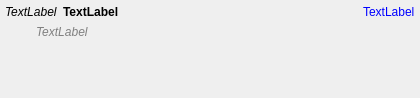
<ui version="4.0" >
 <class>SearchViewItemWidget</class>
 <widget class="QWidget" name="SearchViewItemWidget" >
  <property name="geometry" >
   <rect>
    <x>0</x>
    <y>0</y>
    <width>420</width>
    <height>98</height>
   </rect>
  </property>
  <property name="sizePolicy" >
   <sizepolicy vsizetype="Fixed" hsizetype="Preferred" >
    <horstretch>0</horstretch>
    <verstretch>0</verstretch>
   </sizepolicy>
  </property>
  <property name="windowTitle" >
   <string>Form</string>
  </property>
  <property name="styleSheet" >
   <string notr="true" />
  </property>
  <layout class="QVBoxLayout" >
   <property name="spacing" >
    <number>0</number>
   </property>
   <property name="margin" >
    <number>0</number>
   </property>
   <item>
    <widget class="QFrame" name="item" >
     <property name="sizePolicy" >
      <sizepolicy vsizetype="Minimum" hsizetype="Preferred" >
       <horstretch>0</horstretch>
       <verstretch>0</verstretch>
      </sizepolicy>
     </property>
     <property name="frameShape" >
      <enum>QFrame::NoFrame</enum>
     </property>
     <property name="frameShadow" >
      <enum>QFrame::Raised</enum>
     </property>
     <layout class="QVBoxLayout" >
      <property name="margin" >
       <number>5</number>
      </property>
      <item>
       <layout class="QHBoxLayout" >
        <item>
         <widget class="QLabel" name="uiModel" >
          <property name="styleSheet" >
           <string notr="true" >font: italic;</string>
          </property>
          <property name="text" >
           <string>TextLabel</string>
          </property>
          <property name="textFormat" >
           <enum>Qt::RichText</enum>
          </property>
          <property name="textInteractionFlags" >
           <set>Qt::NoTextInteraction</set>
          </property>
         </widget>
        </item>
        <item>
         <widget class="QLabel" name="uiName" >
          <property name="sizePolicy" >
           <sizepolicy vsizetype="Preferred" hsizetype="Expanding" >
            <horstretch>0</horstretch>
            <verstretch>0</verstretch>
           </sizepolicy>
          </property>
          <property name="font" >
           <font>
            <weight>75</weight>
            <italic>false</italic>
            <bold>true</bold>
           </font>
          </property>
          <property name="styleSheet" >
           <string notr="true" >font: bold;</string>
          </property>
          <property name="text" >
           <string>TextLabel</string>
          </property>
          <property name="textFormat" >
           <enum>Qt::RichText</enum>
          </property>
          <property name="textInteractionFlags" >
           <set>Qt::NoTextInteraction</set>
          </property>
         </widget>
        </item>
        <item>
         <widget class="QLabel" name="uiRanking" >
          <property name="sizePolicy" >
           <sizepolicy vsizetype="Fixed" hsizetype="Fixed" >
            <horstretch>0</horstretch>
            <verstretch>0</verstretch>
           </sizepolicy>
          </property>
          <property name="styleSheet" >
           <string notr="true" >color: blue;</string>
          </property>
          <property name="text" >
           <string>TextLabel</string>
          </property>
          <property name="textFormat" >
           <enum>Qt::RichText</enum>
          </property>
          <property name="textInteractionFlags" >
           <set>Qt::NoTextInteraction</set>
          </property>
         </widget>
        </item>
       </layout>
      </item>
      <item>
       <layout class="QHBoxLayout" >
        <item>
         <spacer>
          <property name="orientation" >
           <enum>Qt::Horizontal</enum>
          </property>
          <property name="sizeType" >
           <enum>QSizePolicy::Fixed</enum>
          </property>
          <property name="sizeHint" stdset="0" >
           <size>
            <width>31</width>
            <height>20</height>
           </size>
          </property>
         </spacer>
        </item>
        <item>
         <widget class="QLabel" name="uiHeadline" >
          <property name="sizePolicy" >
           <sizepolicy vsizetype="Minimum" hsizetype="Expanding" >
            <horstretch>0</horstretch>
            <verstretch>0</verstretch>
           </sizepolicy>
          </property>
          <property name="font" >
           <font>
            <weight>50</weight>
            <italic>true</italic>
            <bold>false</bold>
           </font>
          </property>
          <property name="styleSheet" >
           <string notr="true" >color: gray;
font: italic;</string>
          </property>
          <property name="text" >
           <string>TextLabel</string>
          </property>
          <property name="textFormat" >
           <enum>Qt::RichText</enum>
          </property>
          <property name="alignment" >
           <set>Qt::AlignLeading|Qt::AlignLeft|Qt::AlignTop</set>
          </property>
          <property name="wordWrap" >
           <bool>true</bool>
          </property>
          <property name="textInteractionFlags" >
           <set>Qt::NoTextInteraction</set>
          </property>
         </widget>
        </item>
       </layout>
      </item>
     </layout>
    </widget>
   </item>
  </layout>
 </widget>
 <resources/>
 <connections/>
</ui>
